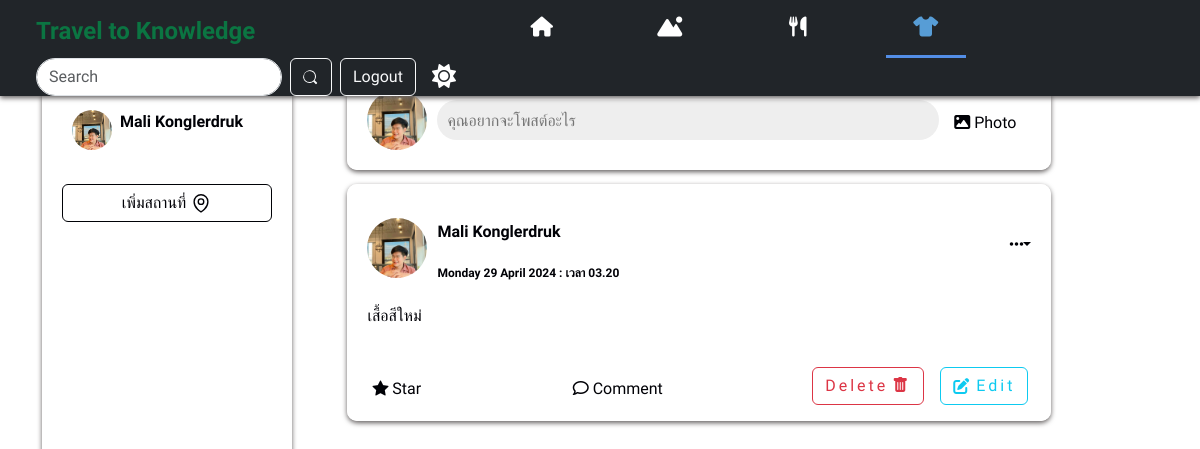
Page /clothing.php (signed in) on the committed database.
### tables this page shows
CREATE TABLE `users` (
  `id` int(10) NOT NULL,
  `userid` bigint(19) NOT NULL,
  `url_address` varchar(100) NOT NULL,
  `email` varchar(255) NOT NULL,
  `password` varchar(255) NOT NULL,
  `first_name` varchar(255) NOT NULL,
  `last_name` varchar(255) NOT NULL,
  `urole` varchar(255) NOT NULL,
  `profile_image` varchar(1000) NOT NULL,
  `cover_image` varchar(1000) NOT NULL,
  `created_at` timestamp NOT NULL DEFAULT current_timestamp() ON UPDATE current_timestamp()
);

CREATE TABLE `posts` (
  `id` bigint(19) NOT NULL,
  `postid` bigint(19) NOT NULL,
  `user_id` bigint(19) NOT NULL,
  `post` text NOT NULL,
  `image` varchar(500) NOT NULL,
  `comments` int(11) NOT NULL,
  `category` varchar(255) DEFAULT NULL,
  `location_name` varchar(255) NOT NULL,
  `likes` int(11) NOT NULL,
  `has_image` tinyint(1) NOT NULL,
  `date` timestamp NOT NULL DEFAULT current_timestamp() ON UPDATE current_timestamp(),
  `is_profile_image` tinyint(1) NOT NULL,
  `is_cover_image` tinyint(1) NOT NULL
);

### image.php (called while the page is built, shortened)
<?php
class Image
{
    public function get_thumb_profile($filename)
    {
        $thumbnail = $filename . "_profile_thumb.jpg";
        if(file_exists( $thumbnail))
        {
            return  $thumbnail;
        }
    }
}

### post.php (called while the page is built, shortened)
<?php
require_once 'config/db.php';
require_once 'user.php';
class Post
{
    public function i_own_post($postid,$user_login)
    {
        global $conn;
        $query = $conn->prepare("SELECT * FROM posts WHERE postid = :postid  LIMIT 1");
        $query->bindParam(":postid", $postid,PDO::PARAM_INT);
        $query->execute();
        $result = $query->fetch(PDO::FETCH_ASSOC);
        if(is_array($result))
        {
            if($result['user_id'] == $user_login)
            {
                return true;
            }
        }
        return false;
    }
    public function getAllPosts()
{
    global $conn;
    $query = $conn->prepare("SELECT * FROM posts ORDER BY date DESC");
    $query->execute();
    $result = $query->fetchAll(PDO::FETCH_ASSOC);
    return $result;
}
}

### user.php (called while the page is built, shortened)
<?php
require_once 'config/db.php';
class User
{
public function getUsers($id)
{
    global $conn;
    $query = $conn->prepare("SELECT * FROM users WHERE userid = :id LIMIT 1");
    $query->bindParam(":id", $id, PDO::PARAM_INT);
    $query->execute();
    $result = $query->fetch(PDO::FETCH_ASSOC);
    if ($result) {
        return $result;
    } else {
        return false;
    }
}
}
?>

### clothing.php (the view, shortened to what this page needs)
<?php
require_once 'autoload.php';
include "header.php";
?>
<body class="backgrounds">
    <header class="pt-1 px-4 w-100 navbar-expand-xl bg-dark shadows fixed-top">
        <?php
        if (isset($_SESSION['user_login'])) {
            $user_session_id = $_SESSION['user_login'];
            $stmt = $conn->prepare("SELECT * FROM users WHERE id = :user_session_id");
            $stmt->bindParam(':user_session_id', $user_session_id);
            $stmt->execute();
            $row = $stmt->fetch(PDO::FETCH_ASSOC);
        } else {
            $_SESSION['error'] = 'กรุณาเข้าสู่ระบบ!!';
            header('location: login.php');
            exit();
        }
        $post = new Post();
        $posts = $post->getAllPosts();
        ?>
        <div class="container-fluid d-flex flex-wrap align-items-center justify-content-center justify-content-sm-start justify-content-start ">
            <div class="logo text-left col-12 col-lg-auto"><a href="./main.php" class="nav-link">Travel to Knowledge</a></div>
            <ul class="nav col-12 col-lg-auto me-lg-auto mb-2 justify-content-center mb-md-0 navbars">
                <li><a href="./main.php" class="nav-link px-2 <?php echo basename($_SERVER['PHP_SELF']) == 'main.php' ? 'active' : ''; ?>"><i class="fa fa-home"></i></a></li>
                <li><a href="./travel.php" class="nav-link px-2 <?php echo basename($_SERVER['PHP_SELF']) == 'travel.php' ? 'active' : ''; ?>"><i class="fa-solid fa-mountain-sun"></i></a></li>
                <li><a href="./foodpage.php" class="nav-link px-2 <?php echo basename($_SERVER['PHP_SELF']) == 'foodpage.php' ? 'active' : ''; ?>"><i class="fa-solid fa-utensils"></i></a></li>
                <li><a href="./clothing.php" class="nav-link px-2 <?php echo basename($_SERVER['PHP_SELF']) == 'clothing.php' ? 'active' : ''; ?>"><i class="fa-solid fa-shirt"></i></a></li>
            </ul>
            <div class="collapse navbar-collapse w-auto " id="navbarSupportedContent">
                <form class="d-flex mt-3 mt-lg-0 ms-auto" role="search">
                    <input class="form-control me-2 rounded-pill" type="search" placeholder="Search" aria-label="Search">
                    <button class="btn btn-outline-light me-2" type="submit"></button>
                </form>
                <div class="text-center">
                    <button type="button" class="btn btn-outline-light"><a class="nav-link" href="./logout.php" id="logout">Logout</a></button>
                </div>
                <div class="icon text-white me-2 px-3"><i class="fa-solid fa-sun" id="theme"></i></div>
            </div>
        </div>
    </header>
    <div class="container ">
    <div class="left-panel">
            <ul>
                <li>
                    <div class="dp">
                        <?php
                        $corner_image = "images/istockphoto-1337144146-612x612.jpg";
                        if (file_exists($row['profile_image'])) {
                            $image_class = new Image();
                            $corner_image = $image_class->get_thumb_profile($row['profile_image']);
                        }
                        ?>
                        <img src="<?php echo $corner_image ?>" id="profile_pic">
                    </div>
                    <a href="./Profilepage.php" class="nav-link ms-2">
                        <p style="font-weight:700;"><?php echo $row['first_name'] . " " . $row['last_name'] ?></p>
                    </a>
                </li>
                <div class="mt-3">
                <button class="btn location btn-outline-light w-100 mt-2" data-bs-target="#AddlocationModal"
                    data-bs-toggle="modal" data-bs-dismiss="modal">
                    <div class="icons h-25 w-100 d-flex align-items-center justify-content-center">
                        <div class="text-center" style="font-size:16px;">เพิ่มสถานที่</div>
                    </div>
                </button>
            </div>
            </ul>
        </div>
        <div class="container-post">
            <div class="post create" style="margin-top:70px;">
                <div class="post-top">
                    <div class="dp">
                        <img src="<?php echo $corner_image ?>" type="images" alt="">
                    </div>
                    <input type="text" placeholder="คุณอยากจะโพสต์อะไร" data-bs-toggle="modal" data-bs-target="#postModal" readonly style="cursor: pointer;" />
                </div>
                <div class="post-bottom">
                    <div class="action mx-auto">
                        <i class="fa fa-image"></i>
                        <span>Photo</span>
                    </div>
                </div>
            </div>
            </div>
            <?php
           $stmt = $conn->prepare("SELECT * FROM posts WHERE category = :category ORDER BY date DESC");
           $stmt->bindParam(':category', $category);
           $stmt->execute();
           $posts = $stmt->fetchAll(PDO::FETCH_ASSOC);
           foreach ($posts as $ROW) {
               $user = new User();
               $ROW_USER = $user->getUsers($ROW['user_id']);
               include 'function.php';
           }
            ?>
        </div>
</body>
</html>

### function.php (shortened to what this page needs)
<?php
require_once 'autoload.php';
if (isset($_SESSION['user_login'])) {
  $user_session_id = $_SESSION['user_login'];
  $stmt = $conn->prepare("SELECT * FROM users WHERE id = :user_session_id");
  $stmt->bindParam(':user_session_id', $user_session_id);
  $stmt->execute();
  $row = $stmt->fetch(PDO::FETCH_ASSOC);
  if ($row) {
    $user_id = $row['userid'];
  } else {
    $_SESSION['error'] = 'ผู้ใช้ไม่ถูกต้อง';
    header('location: logout.php');
    exit();
  }
} else {
  $_SESSION['error'] = 'กรุณาเข้าสู่ระบบ!!';
  header('location: login.php');
  exit();
}
?>
<div class="post">
  <?php
  $image = "images/istockphoto-1337144146-612x612.jpg";
  if (file_exists($row['profile_image'])) {
    $image_class = new Image();
    $image = $image_class->get_thumb_profile($row['profile_image']);
  }
  if (file_exists($ROW_USER['profile_image'])) {
    $image = $image_class->get_thumb_profile($ROW_USER['profile_image']);
  }
  ?>
  <div class="post-top">
    <div class="mt-2 dp">
      <img class="img-fluid col-sm-12 col-md col-lg col-xl" src="<?php echo $image ?>" type="images" alt="">
    </div>
    <div class="post-info">
    <p class="name font-weight-bolder mt-3">
        <a href="./Profilepage.php" class="nav-link">
            <?php echo $ROW_USER['first_name'] . " " . $ROW_USER['last_name'] ?>
        </a>
    </p>
    <span class="time">
        <?php
        $timestamp = strtotime($ROW['date']);
        $formattedDate = strftime(' %A %e %B %Y : เวลา %H.%M', $timestamp);
        echo $formattedDate;
        ?>
      </span>
</div>
    <i class="fas fa-ellipsis-h dropdown-toggle" id="dropdownMenuButton1" data-bs-toggle="dropdown"
      aria-expanded="false"></i>
  </div>
  <div class="post-content">
    <?php echo $ROW['post'] ?>
    <br><br>
  </div>
  <div class="post-bottom">
    <div class="action">
      <i class="bi bi-star-fill"></i>
      <span>Star</span>
    </div>
    <div class="action">
      <i class="far fa-comment"></i>
      <span>Comment</span>
    </div>
    <div class="containericon d-flex align-content-center">
      <?php
      $post = new Post();
      if ($post->i_own_post($ROW['postid'], $user_id)) {
        echo "
        <a href='delete.php?id=$ROW[postid]'class='btn-post btn btn-outline-danger mx-2 d-flex edit-btn'>
        <div  style='font-size: 16px;'>Delete</div>
        <i class='bi bi-trash-fill  '></i>
        </a>
        <a href='edit.php?id=$ROW[postid]'class='btn-post d-flex btn btn-outline-info mx-2 edit-btn' style='text-decoration: none;'>
        <i class='fa-solid fa-pen-to-square '></i>
        <div  style='font-size: 16px;'>Edit</div>
        </a>
        ";
      }
      ?>
    </div>
  </div>
</div>

### style/main.css (style rules this page uses)
* { margin: 0; padding: 0; box-sizing: border-box; font-family: "Prompt", sans-serif; }
.backgrounds { background-color: var(--primary-color); }
ul li { padding-left: 3rem; }
.icon { font-size: 1.5rem; cursor: pointer; }
.shadows { box-shadow: 0px 2px 5px rgb(100, 96, 96); }
:root { --primary-color: #fff; --secondary-color: #000106; }
.light-theme { --primary-color: #eee; --secondary-color: #000106; --three-color: #fffffff8; --four-color: #817f7f; }
.navbars li a { width: 5rem; text-align: center; font-size: 1.25rem; color: white; height: 3.4rem; }
.navbars li a.active { color: rgb(87, 157, 214); position: relative; }
.navbars li a.active::after { content: ""; width: 100%; height: 3px; position: absolute; bottom: 0; left: 0; background: rgb(83, 142, 230); }
.logo { font-family: "Kavoon", cursive; font-size: 1.5rem; color: #0b7542; align-items: center; text-align: center; text-decoration: solid; font-weight: bold; margin-right: auto; }
.container { display: grid; grid-template-columns: 1fr 3fr; gap: 1rem; }
.container .left-panel { position: sticky; top: 70px; width: 250px; height: calc(100vh - 70px); }
.left-panel { color: var(--secondary-color); position: fixed; top: 70px; width: 250px; height: calc(100vh - 70px); background-color: var(--three-color); padding: 20px; box-shadow: 0px 2px 5px rgb(100, 96, 96); border-radius: 10px; margin-top: 4.375rem; }
.dp { width: 40px; height: 40px; border-radius: 50%; overflow: hidden; }
.dp > img { width: 100%; cursor: pointer; }
.left-panel ul { padding: 10px 0px; list-style: none; }
.left-panel ul li { display: flex; align-items: center; transition: 0.3s; border-radius: 5px; cursor: pointer; padding: 10px; }
#navbarSupportedContent { flex-grow: 0; }
.bi { cursor: pointer; border-radius: 8px; transition: background-color 0.3s; }
button { font-size: 16px; }
button .icon { width: 22px; height: 22px; }
.btn.location { color: var(--secondary-color); border: 1px solid var(--secondary-color); }
button .icons { gap: 4px; }

### style/post.css (style rules this page uses)
:root { --primary-color: #fff; --secondary-color: #000106; }
.light-theme { --primary-color: #ffffff; --secondary-color: #000106; --three-color: #fffffff8; --four-color: #817f7f; }
.post { width: 44rem; background:var(--three-color); border-radius:10px; padding:10px; margin:0.9rem; box-shadow: 0px 2px 5px rgb(100, 96, 96); }
.post .post-top { display:flex; align-items: center; padding:10px; }
.post .post-top .dp { width:60px; height:60px; border-radius: 50%; overflow:hidden; }
.post .post-top .dp > img { width:100%; cursor:pointer; }
.post .post-top .post-info { margin-left:10px; font-weight: bold; }
.post .post-top .post-info .name { cursor:pointer; font-size:16px; }
.post .post-top .post-info .time { font-size:12px; cursor:pointer; }
.post .post-top i { margin-left:auto; cursor: pointer; color: var(--secondary-color); }
.post .post-top > input { height:40px; padding:5px 10px; border-radius:25px; outline:none; border:none; flex:1; background:#eee; margin-left:10px; }
.post .post-content { font-size:16px; font-weight:normal; padding:10px; }
.post .post-bottom { box-shadow: 1px solid #ddd; display:flex; justify-content: space-between; padding:5px 5px 0px 5px; color: var(--secondary-color); }
.post .post-bottom .action { padding:10px; border-radius:10px; transition: .3s ease-in; cursor: pointer; }
.post.create .post-bottom > .action { color:var(--secondary-color); }
.post-info { color: var(--secondary-color); }
.post-content { color: var(--secondary-color); }
.edit-btn { height: 38px; justify-content: center; display: flex; align-items: center; }
.btn-post>i { font-size: 16px; }
.btn-post { align-items: center; justify-content: center; gap: 2px; }

### style/changeprofile.css (style rules this page uses)
* { margin: 0; padding: 0; box-sizing: border-box; }
.bi { cursor: pointer; border-radius: 8px; transition: background-color 0.3s; }

### function.php (style rules this page uses)
* { margin: 0; padding: 0; box-sizing: border-box; font-family: "Prompt", sans-serif; }
.edit-btn { height: 38px; display: flex; justify-content: center; align-items: center; gap: 4px; letter-spacing:3px; }

### rows in the picture
users: profile_image (picture), first_name "Mali", last_name "Konglerdruk"
posts: users.profile_image (picture), users.first_name "Mali", users.last_name "Konglerdruk", date "Monday 29 April 2024 : เวลา 03.20", post "เสื้อสีใหม่"
